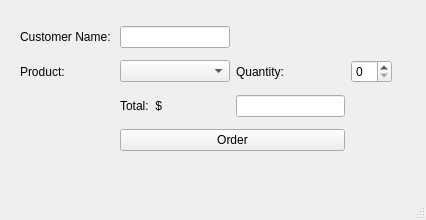
<?xml version="1.0" encoding="UTF-8"?>
<ui version="4.0">
 <class>orderWindow</class>
 <widget class="QMainWindow" name="orderWindow">
  <property name="geometry">
   <rect>
    <x>0</x>
    <y>0</y>
    <width>426</width>
    <height>220</height>
   </rect>
  </property>
  <property name="windowTitle">
   <string>MainWindow</string>
  </property>
  <widget class="QWidget" name="centralwidget">
   <widget class="QWidget" name="gridLayoutWidget">
    <property name="geometry">
     <rect>
      <x>20</x>
      <y>20</y>
      <width>372</width>
      <height>141</height>
     </rect>
    </property>
    <layout class="QGridLayout" name="gridLayout">
     <item row="2" column="1">
      <widget class="QLabel" name="totalLabel">
       <property name="text">
        <string>Total:  $</string>
       </property>
      </widget>
     </item>
     <item row="1" column="1">
      <widget class="QComboBox" name="menuDrop"/>
     </item>
     <item row="0" column="0">
      <widget class="QLabel" name="nameLabel">
       <property name="text">
        <string>Customer Name: </string>
       </property>
      </widget>
     </item>
     <item row="1" column="2">
      <widget class="QLabel" name="qtyLabel">
       <property name="text">
        <string>Quantity: </string>
       </property>
      </widget>
     </item>
     <item row="1" column="3">
      <widget class="QSpinBox" name="qtyBox">
       <property name="maximum">
        <number>10</number>
       </property>
      </widget>
     </item>
     <item row="2" column="2">
      <widget class="QLineEdit" name="totalLine">
       <property name="readOnly">
        <bool>true</bool>
       </property>
      </widget>
     </item>
     <item row="0" column="1">
      <widget class="QLineEdit" name="lineEdit"/>
     </item>
     <item row="1" column="0">
      <widget class="QLabel" name="productLabel">
       <property name="text">
        <string>Product:</string>
       </property>
      </widget>
     </item>
     <item row="4" column="1" colspan="2">
      <widget class="QPushButton" name="orderButton">
       <property name="text">
        <string>Order</string>
       </property>
      </widget>
     </item>
    </layout>
   </widget>
  </widget>
  <widget class="QMenuBar" name="menubar">
   <property name="geometry">
    <rect>
     <x>0</x>
     <y>0</y>
     <width>426</width>
     <height>26</height>
    </rect>
   </property>
  </widget>
  <widget class="QStatusBar" name="statusbar"/>
 </widget>
 <resources/>
 <connections>
  <connection>
   <sender>menuDrop</sender>
   <signal>activated(int)</signal>
   <receiver>orderWindow</receiver>
   <slot>setProduct()</slot>
   <hints>
    <hint type="sourcelabel">
     <x>137</x>
     <y>102</y>
    </hint>
    <hint type="destinationlabel">
     <x>10</x>
     <y>113</y>
    </hint>
   </hints>
  </connection>
 </connections>
 <slots>
  <slot>setProduct()</slot>
 </slots>
</ui>
